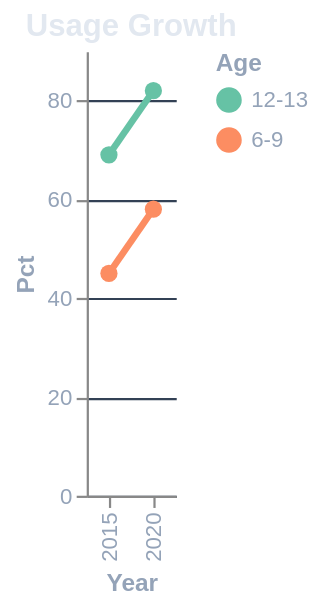

The specification (Vega-Lite) saved for this image:
### Vega-Lite specification from a JSON file in a GitHub repository (floating-point values rounded to 4 significant figures)
{"$schema": "https://vega.github.io/schema/vega-lite/v5.json", "name": "chart9_year_slider_bars", "title": {"text": "Usage Growth", "color": "#e2e8f0", "fontSize": 14}, "width": "container", "height": 200, "background": "transparent", "data": {"values": [{"Year": "2015", "Pct": 45, "Age": "6-9"}, {"Year": "2020", "Pct": 58, "Age": "6-9"}, {"Year": "2015", "Pct": 69, "Age": "12-13"}, {"Year": "2020", "Pct": 82, "Age": "12-13"}]}, "mark": {"type": "line", "point": {"filled": true, "size": 60}, "strokeWidth": 3}, "encoding": {"x": {"field": "Year", "type": "ordinal", "axis": {"labelColor": "#94a3b8", "titleColor": "#94a3b8", "grid": false}}, "y": {"field": "Pct", "type": "quantitative", "axis": {"labelColor": "#94a3b8", "titleColor": "#94a3b8", "gridColor": "#334155"}}, "color": {"field": "Age", "type": "nominal", "scale": {"scheme": "set2"}, "legend": {"labelColor": "#94a3b8", "titleColor": "#94a3b8"}}}, "config": {"view": {"stroke": "transparent"}}}
